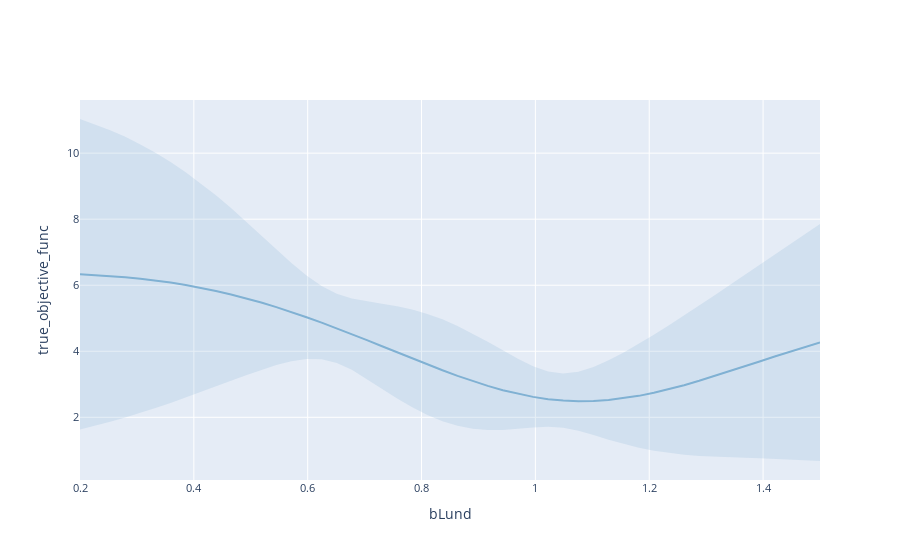

The notebook cell saved with this chart:
### Code cell
render(plot_slice(model, "bLund", "true_objective_func"))
